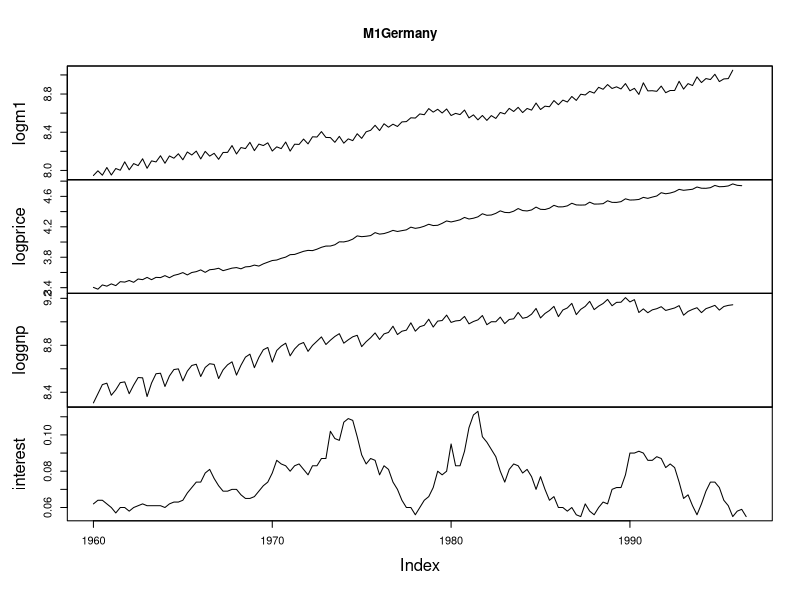
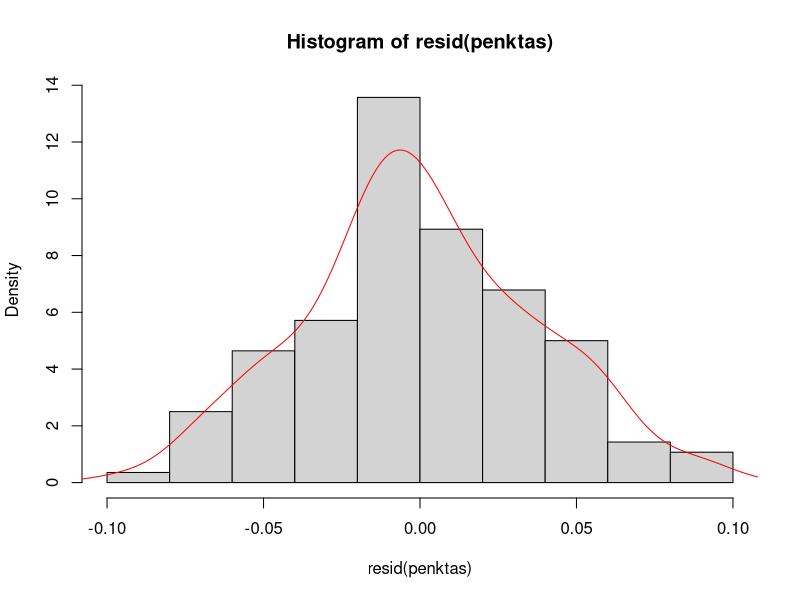

Write R code to recreate these figures, in order.
## ---- chunk 1
library(dynlm)
## ---- chunk 2
plot(M1Germany)
## ---- chunk 3
pirmas <- dynlm(logm1 ~ L(logprice, 4) + d(L(loggnp, 2)) + L(interest, 2), data = M1Germany, start = c(1960, 1), end = c(1996, 3))
antras <- dynlm(logm1 ~ L(logprice, 2) + d(L(loggnp, 2)) + L(interest, 3), data = M1Germany, start = c(1960, 1), end = c(1996, 3))
trecias <- dynlm(logm1 ~ L(logprice, 3) + (d(L(loggnp, 1))) + L(interest, 2), data = M1Germany, start = c(1960, 1), end = c(1996, 3))
ketvirtas <- dynlm(logm1 ~ L(logprice, 1) + d(L(loggnp, 4)) + L(interest, 2), data = M1Germany, start = c(1960, 1), end = c(1996, 3))
penktas <- dynlm(logm1 ~ L(logprice, 2) + (d(L(loggnp, 3))) + L(interest, 4), data = M1Germany, start = c(1960, 1), end = c(1996, 3))

## ---- chunk 4
library(car)
vif(pirmas)
vif(antras)
vif(trecias)
vif(ketvirtas)
vif(penktas)
## ---- chunk 5
summary(pirmas)
summary(antras)
summary(trecias)
summary(ketvirtas)
summary(penktas)
## ---- chunk 6
AIC(pirmas)
AIC(antras)
AIC(trecias)
AIC(ketvirtas)
AIC(penktas)
## ---- chunk 7
hist(resid(penktas), probability = TRUE)
lines(density(resid(penktas)), col = "red")

res<-as.vector(penktas$residuals)
shapiro.test(res)
